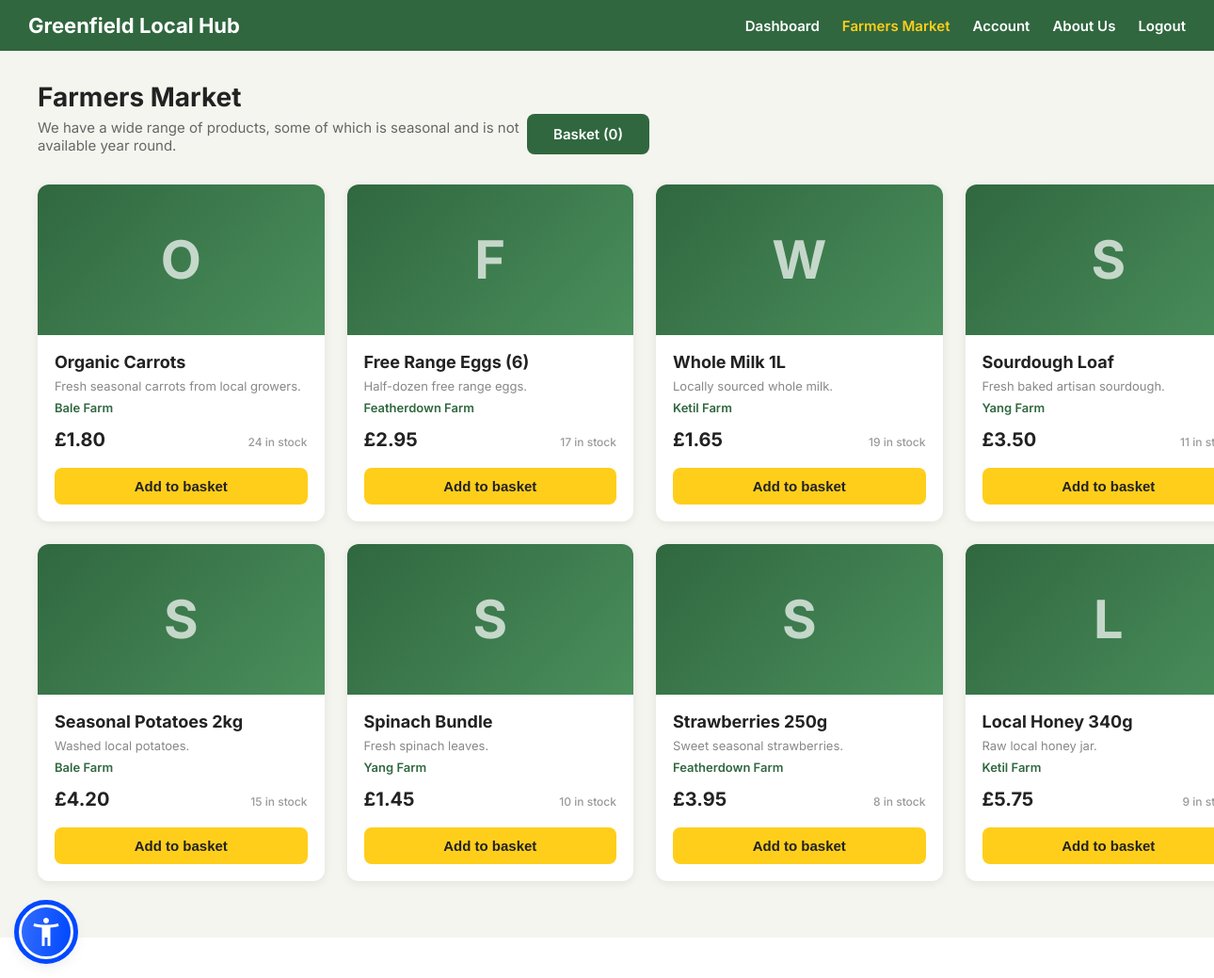
Screenshot of /customer/Farmers-Market (signed in) with the database file from the repository.
### models.py (models this page shows)
class Product(db.Model):
    __tablename__ = "products"
    product_id    = db.Column(db.Integer, primary_key=True)
    name          = db.Column(db.String(120), nullable=False)
    description   = db.Column(db.Text)
    price         = db.Column(Numeric(10, 2), nullable=False)
    stock         = db.Column(db.Integer, nullable=False, default=0)
    producer      = db.Column(SAEnum(Producers), nullable=False)
    created_at    = db.Column(db.DateTime, default=UTC_NOW)
    order_items = db.relationship("OrderItem", back_populates="product", cascade="all, delete-orphan")

### customer/routes.py (the view)
@bp.route("/Farmers-Market")
@login_required
def Farmers_Market():
    products = Product.query.filter(Product.stock > 0).all()
    return render_template("customer/Farmers-Market.html", products=products)

### app.py (called while the page is built)
@login_manager.user_loader
def load_user(user_id):
    return db.session.get(User, int(user_id))

@app.before_request
def _dump_routes_once():
    if not getattr(app, "_routes_dumped", False):
        print("\n=== ROUTES (endpoint -> url) ===")
        for r in app.url_map.iter_rules():
            print(f"{r.endpoint:25} -> {r.rule}")
        print("================================\n")
        app._routes_dumped = True

### templates/customer/Farmers-Market.html (shortened to what this page needs)
{% extends "base.html" %}
{% block extra_css %}
<link rel="stylesheet" href="{{ url_for('static', filename='css/customer/Farmers-Market.css') }}">
{% endblock %}
{% block content %}
<div class="hero">
    <div class="green-header">
        <div class="left-side">
            <h1>Greenfield Local Hub</h1>
        </div>
        <nav class="top-nav">
            <a href="{{ url_for('customer.customer_dashboard') }}">Dashboard</a>
            <a href="{{ url_for('customer.Farmers_Market') }}" class="active">Farmers Market</a>
            <a href="{{ url_for('auth.profile') }}">Account</a>
            <a href="{{ url_for('public.about_us') }}">About Us</a>
            <a href="{{ url_for('auth.logout') }}">Logout</a>
        </nav>
    </div>
    <div class="market-body">
        <div class="market-header">
            <div>
                <h2 class="market-title">Farmers Market</h2>
                <p class="market-subtitle">We have a wide range of products, some of which is seasonal and is not available year round.</p>
            </div>
            {% set basket = session.get('basket', {}) %}
            {% set basket_count = basket.values()|list|sum if basket else 0 %}
            <a href="{{ url_for('customer.checkout') }}" class="btn-basket">
                Basket ({{ basket_count }})
            </a>
        </div>
        {% if products %}
        <div class="product-grid">
            {% for product in products %}
            <div class="product-card">
                <div class="product-img" aria-hidden="true">
                    <span class="product-initial">{{ product.name[0] | upper }}</span>
                </div>
                <div class="product-info">
                    <h3 class="product-name">{{ product.name }}</h3>
                    {% if product.description %}
                    <p class="product-desc">{{ product.description | truncate(60) }}</p>
                    {% endif %}
                    <p class="product-source">{{ product.producer.value | replace('_', ' ') | title }}</p>
                    <div class="product-bottom">
                        <span class="product-price">£{{ "%.2f" | format(product.price) }}</span>
                        <span class="product-stock">{{ product.stock }} in stock</span>
                    </div>
                    <form method="POST" action="{{ url_for('customer.add_to_basket', product_id=product.product_id) }}">
                        <button type="submit" class="btn-add">Add to basket</button>
                    </form>
                </div>
            </div>
            {% endfor %}
        </div>
        {% else %}
        <div class="empty-state">
            <p>No products are available right now. Check back soon!</p>
        </div>
        {% endif %}
    </div>
</div>
{% endblock %}

### static/css/global.css (style rules this page uses)
div, a { font-family: 'Inter', sans-serif; }
html, body { margin: 0; padding: 0; font-family: 'Inter', sans-serif; }

### static/css/customer/Farmers-Market.css (style rules this page uses)
.hero { min-height: 100vh; width: 100%; background: #f5f5f0; display: flex; flex-direction: column; }
.green-header { background: #30673F; display: flex; align-items: center; justify-content: space-between; padding: 14px 30px; position: sticky; top: 0; z-index: 100; }
.green-header .left-side h1 { margin: 0; font-size: 22px; color: #ffffff; font-weight: 700; }
.top-nav { display: flex; gap: 24px; align-items: center; }
.top-nav a { color: #ffffff; font-weight: 600; text-decoration: none; font-size: 15px; transition: color 0.2s; }
.top-nav a:hover, .top-nav a.active { color: #FFCE1B; }
.market-body { flex: 1; padding: 32px 40px 60px; max-width: 1400px; margin: auto; width: 100%; }
.market-header { display: flex; align-items:flex-end; justify-content:flex-start; margin-bottom: 32px; flex-wrap: wrap; }
.market-title { font-size: 28px; font-weight: 700; color: #222; margin: 0 0 6px; }
.market-subtitle { font-size: 15px; color: #666; margin: 0; max-width: 520px; }
.btn-basket { display: inline-block; background: #30673F; color: #fff; padding: 12px 28px; border-radius: 8px; font-size: 15px; font-weight: 600; text-decoration: none; transition: background 0.2s; white-space: nowrap; }
.product-grid { display: grid; grid-template-columns: repeat(auto-fill, minmax(240px, 1fr)); gap: 24px; }
.product-card { background: #fff; border-radius: 12px; overflow: hidden; box-shadow: 0 2px 10px rgba(0, 0, 0, 0.08); display: flex; flex-direction: column; transition: transform 0.2s, box-shadow 0.2s; }
.product-img { height: 160px; background: linear-gradient(135deg, #30673F 0%, #4a8f5c 100%); display: flex; align-items: center; justify-content: center; }
.product-initial { font-size: 56px; font-weight: 700; color: rgba(255, 255, 255, 0.7); user-select: none; }
.product-info { padding: 18px; display: flex; flex-direction: column; gap: 6px; flex: 1; }
.product-name { font-size: 18px; font-weight: 700; color: #222; margin: 0; }
.product-desc { font-size: 13px; color: #888; margin: 0; line-height: 1.4; }
.product-source { font-size: 13px; color: #30673F; font-weight: 600; margin: 0; }
.product-bottom { display: flex; align-items: baseline; justify-content: space-between; margin-top: 8px; }
.product-price { font-size: 20px; font-weight: 700; color: #222; }
.product-stock { font-size: 12px; color: #999; font-weight: 500; }
.btn-add { margin-top: 12px; width: 100%; background: #FFCE1B; color: #222; border: none; padding: 11px 0; border-radius: 8px; font-size: 15px; font-weight: 700; cursor: pointer; transition: background 0.2s; }

### rows the page displays
Product: name "O", name "Organic Carrots", description "Fresh seasonal carrots from local growers.", producer.value "Bale Farm", price "1.80", stock "24"
Product: name "F", name "Free Range Eggs (6)", description "Half-dozen free range eggs.", producer.value "Featherdown Farm", price "2.95", stock "17"
Product: name "W", name "Whole Milk 1L", description "Locally sourced whole milk.", producer.value "Ketil Farm", price "1.65", stock "19"
Product: name "S", name "Sourdough Loaf", description "Fresh baked artisan sourdough.", producer.value "Yang Farm", price "3.50", stock "11"
Product: name "S", name "Seasonal Potatoes 2kg", description "Washed local potatoes.", producer.value "Bale Farm", price "4.20", stock "15"
Product: name "S", name "Spinach Bundle", description "Fresh spinach leaves.", producer.value "Yang Farm", price "1.45", stock "10"
Product: name "S", name "Strawberries 250g", description "Sweet seasonal strawberries.", producer.value "Featherdown Farm", price "3.95", stock "8"
Product: name "L", name "Local Honey 340g", description "Raw local honey jar.", producer.value "Ketil Farm", price "5.75", stock "9"

### other values shown
{{ basket_count }} "0"
